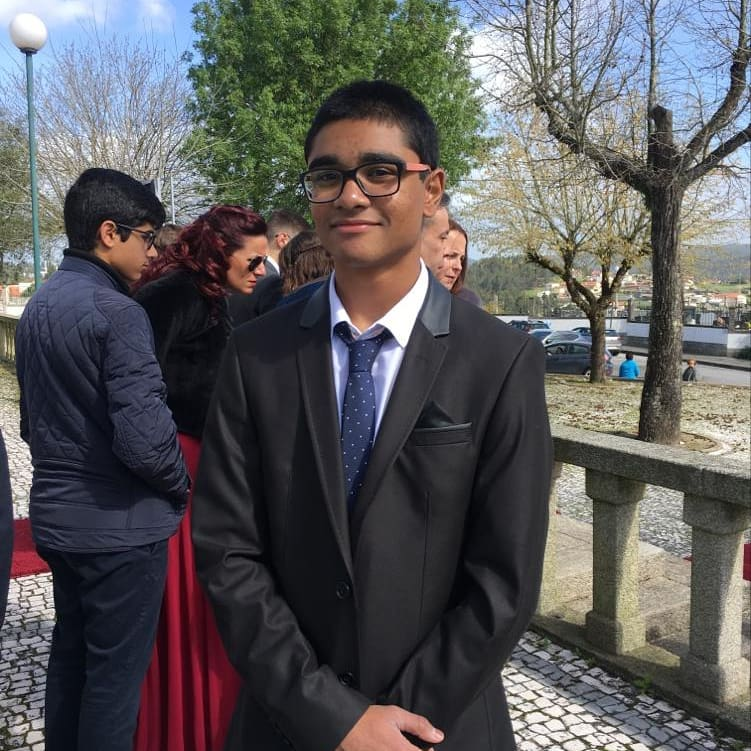
#> input picture me_peoples.jpg, 751 x 751 px
$ python recognize_faces.py
#> lines starting #> are read from the running program, lines starting #| are printed output that depends on the picture; after the words box and inside, x2 and y2 are one past the last pixel; in counts of white or black regions, pixels touching at a corner belong together
# Import the open cv model
import cv2

# Cascade to detect the frontal face
face_cascade = cv2.CascadeClassifier("haarcascade_frontalface_default.xml")

# Loads the image
img = cv2.imread("me_peoples.jpg")
#> img is the input picture: shape (751, 751, 3); mean B, G, R 90.5, 89.7, 91.2

# Converts to gray
gray_img = cv2.cvtColor(img, cv2.COLOR_BGR2GRAY)
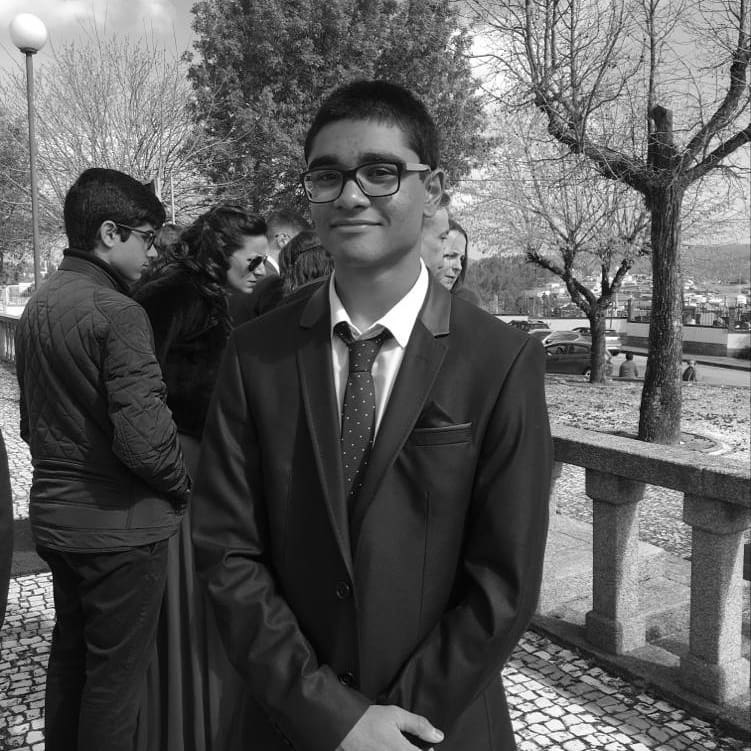
#> gray_img: shape (751, 751); min 0, max 255, mean 90.2

# Detect faces
faces = face_cascade.detectMultiScale(gray_img, scaleFactor=1.4, minNeighbors=5)
#> faces = [[301, 124, 129, 129]]
print(faces)
#| [[301 124 129 129]]
print(type(faces))
#| <class 'numpy.ndarray'>

# Design the square detector faces
for x, y, w, h in faces:
    img = cv2.rectangle(img, (x, y), (x + w, y + h), (0, 200, 0), 8)
#> this loop made 1 pass
#> pass 1, `img = cv2.rectangle(img, (x, y), (x + w, y + h), (0, 200, 0), 8)`:
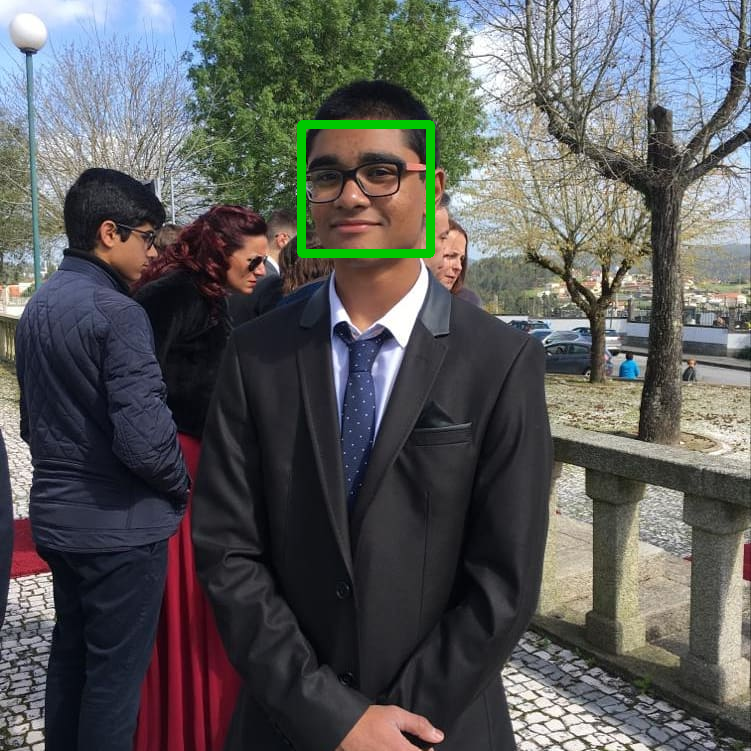
#> img: shape (751, 751, 3); 0.82% of pixels changed, all inside (x1, y1, x2, y2) = (297, 120, 435, 258)

# Show the image on a window
resized_image = cv2.resize(img, (int(img.shape[1] / 3), int(img.shape[0] / 3)))
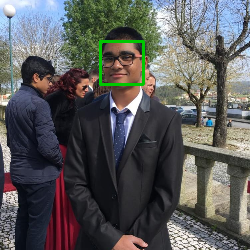
#> resized_image: shape (250, 250, 3); mean B, G, R 89.9, 90.6, 90.3
cv2.imshow("Face detector", resized_image)
cv2.waitKey(0)
#> (the run stopped early here; a loop or call above may not have finished)

$ run again, with me.jpg copied over me_peoples.jpg
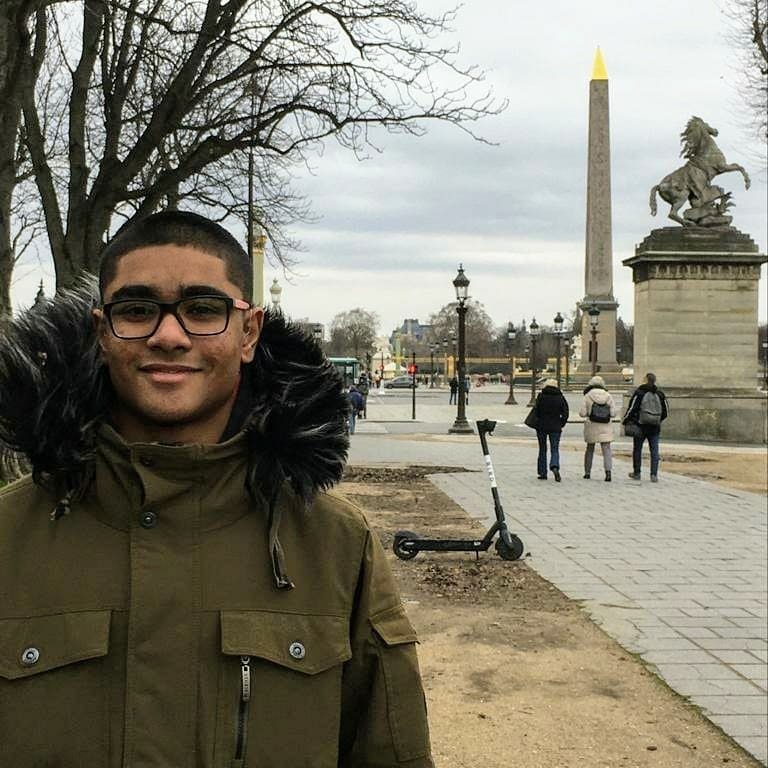
#> input picture me.jpg, 768 x 768 px
#> img is the input picture: shape (768, 768, 3); mean B, G, R 113, 127.7, 131
#> `gray_img = cv2.cvtColor(img, cv2.COLOR_BGR2GRAY)`:
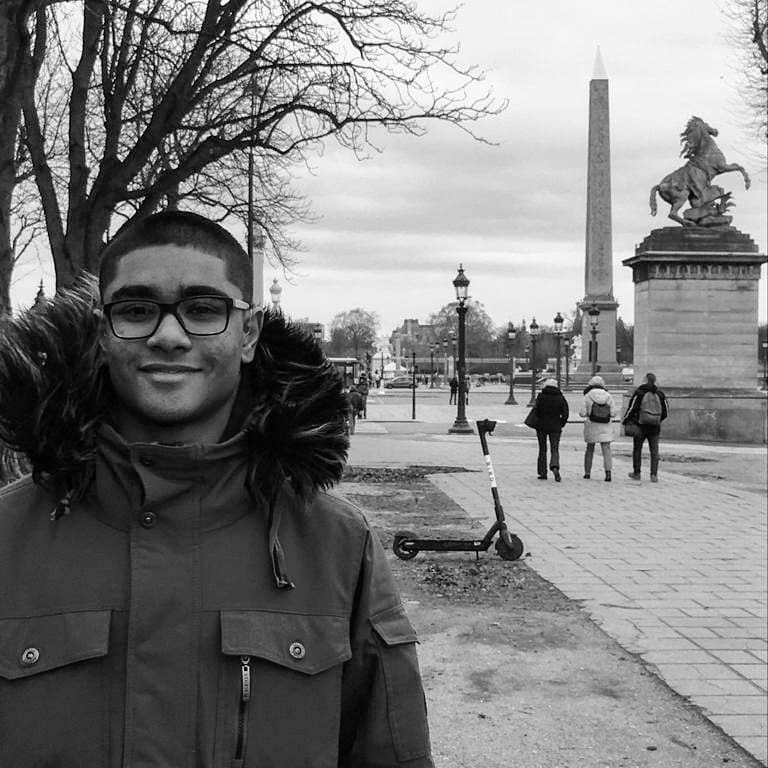
#> gray_img: shape (768, 768); min 0, max 255, mean 127
#> faces = [[83, 238, 181, 181]]
#| [[ 83 238 181 181]]
#| <class 'numpy.ndarray'>
#> the loop `for x, y, w, h in faces:` made 1 pass
#> `resized_image = cv2.resize(img, (int(img.shape[1] / 3), int(img.shape[..`:
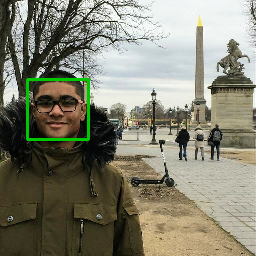
#> resized_image: shape (256, 256, 3); mean B, G, R 112.7, 129.5, 130.5
